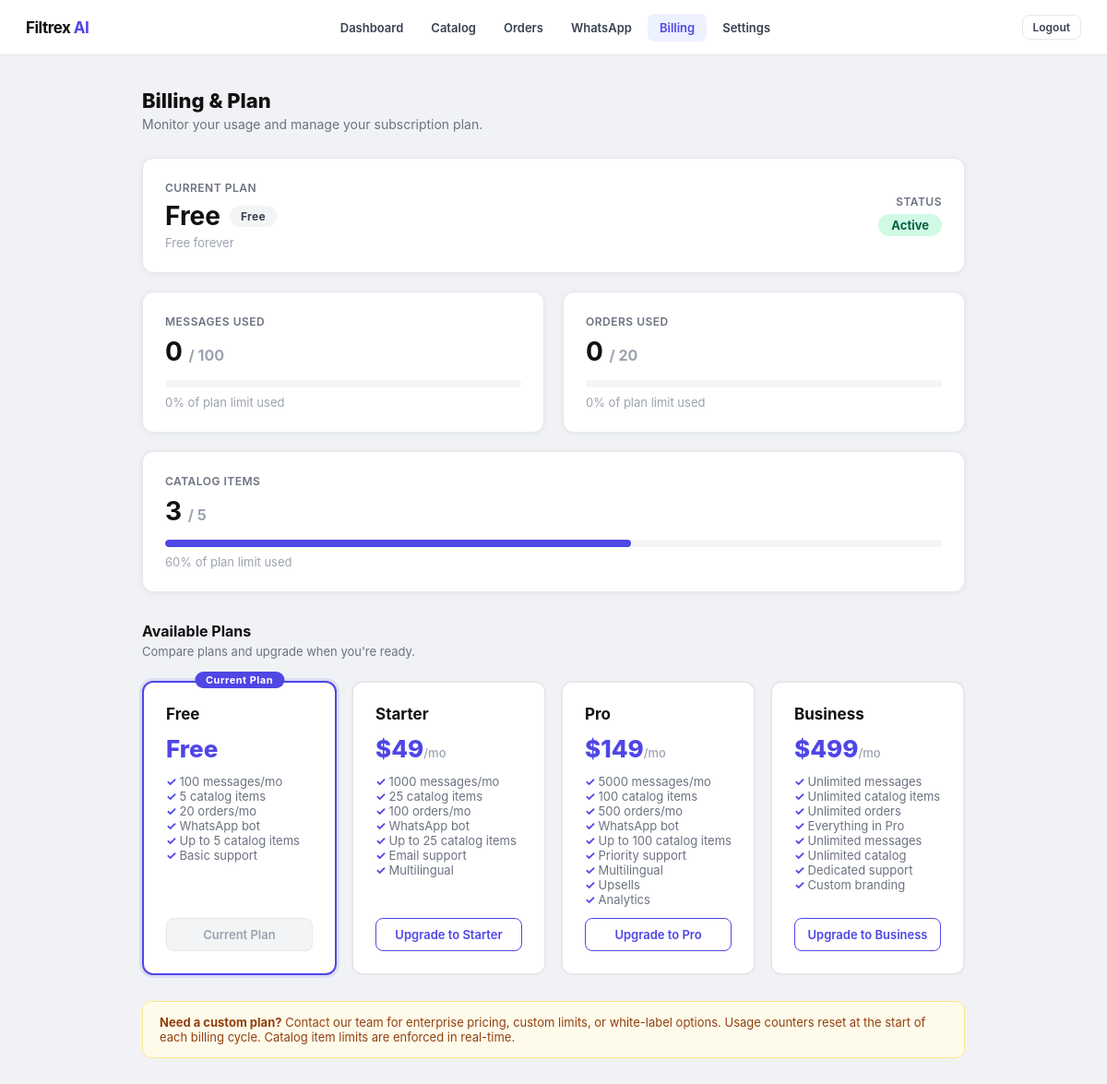
The page /admin/billing (signed in) on the database its author committed.
### tables this page shows
CREATE TABLE subscription_plans (
                id                 INTEGER PRIMARY KEY AUTOINCREMENT,
                name               TEXT NOT NULL,
                price_monthly      REAL NOT NULL DEFAULT 0,
                max_messages       INTEGER NOT NULL DEFAULT 100,
                max_catalog_items  INTEGER NOT NULL DEFAULT 5,
                max_orders         INTEGER NOT NULL DEFAULT 20,
                features_json      TEXT DEFAULT '[]',
                is_active          INTEGER DEFAULT 1
            );

CREATE TABLE client_subscriptions (
                id             INTEGER PRIMARY KEY AUTOINCREMENT,
                client_id      INTEGER NOT NULL,
                plan_id        INTEGER NOT NULL,
                status         TEXT NOT NULL DEFAULT 'active',
                started_at     TEXT DEFAULT CURRENT_TIMESTAMP,
                expires_at     TEXT,
                messages_used  INTEGER DEFAULT 0,
                orders_used    INTEGER DEFAULT 0
            );

### app.py (the view)
@app.route("/admin/billing")
def admin_billing():
    guard = _admin_guard()
    if guard:
        return guard
    cid = _session_client_id()
    sub = get_client_subscription(cid)
    con = get_db_connection()
    try:
        catalog_count = con.execute(
            "SELECT COUNT(*) FROM catalogs WHERE client_id=?", (cid,)
        ).fetchone()[0]
        all_plans = con.execute(
            "SELECT * FROM subscription_plans WHERE is_active=1 ORDER BY price_monthly ASC"
        ).fetchall()
    finally:
        con.close()
    plans_list = []
    for p in all_plans:
        pd = dict(p)
        try:
            pd["features"] = json.loads(pd.get("features_json") or "[]")
        except Exception:
            pd["features"] = []
        plans_list.append(pd)
    _plan_display = sub.get("plan_name") if sub else "none"
    print(f"[BILLING_PLAN] admin_billing client={cid} plan={_plan_display!r}")
    return render_template(
        "admin/billing.html",
        sub=sub,
        catalog_count=catalog_count,
        all_plans=plans_list,
        active="billing"
    )

### app.py (called while the page is built)
def get_db_connection():
    con = sqlite3.connect(DB_FILE, timeout=10)
    con.row_factory = sqlite3.Row
    return con

def _session_client_id():
    cid = session.get("client_id")
    return int(cid) if cid else CLIENT_ID

def _admin_guard():
    if not session.get("logged_in"):
        return redirect(url_for("login"))
    cid = session.get("client_id")
    if cid:
        print(f"[AUTH_CLIENT_ID] client_id={cid} path={request.path}")
    return None

### templates/admin/billing.html (shortened to what this page needs)
{% extends "admin/layout.html" %}
{% block content %}
<div style="max-width:900px; margin:0 auto; padding:0 4px;">
  <h1 style="font-size:22px; font-weight:800; color:#111; margin-bottom:4px;">Billing &amp; Plan</h1>
  <p style="font-size:14px; color:#6b7280; margin-bottom:28px;">
    Monitor your usage and manage your subscription plan.
  </p>
  {% if sub %}
    {% set pct_msg  = ((sub.messages_used / sub.max_messages * 100) | int) if sub.max_messages > 0 else 0 %}
    {% set pct_ord  = ((sub.orders_used   / sub.max_orders   * 100) | int) if sub.max_orders   > 0 else 0 %}
    {% set pct_cat  = ((catalog_count     / sub.max_catalog_items * 100) | int) if sub.max_catalog_items > 0 else 0 %}
    <div class="billing-grid">
      <div class="stat-card" style="grid-column:1/-1">
        <div style="display:flex; align-items:center; justify-content:space-between; flex-wrap:wrap; gap:12px;">
          <div>
            <div class="stat-label">Current Plan</div>
            <div style="display:flex; align-items:center; gap:10px; margin-top:6px;">
              <span class="stat-value">{{ sub.plan_name }}</span>
              <span class="plan-badge badge-{{ sub.plan_name | lower }}">{{ sub.plan_name }}</span>
            </div>
            <div class="stat-sub" style="margin-top:4px;">
              {% if sub.price_monthly == 0 %}Free forever
              {% else %}${{ sub.price_monthly }}/month{% endif %}
            </div>
          </div>
          <div style="text-align:right;">
            <div class="stat-label">Status</div>
            <span style="display:inline-block; margin-top:6px; padding:4px 14px;
              border-radius:999px; font-size:13px; font-weight:700;
              background:{% if sub.status=='active' %}#d1fae5{% else %}#fee2e2{% endif %};
              color:{% if sub.status=='active' %}#065f46{% else %}#991b1b{% endif %};">
              {{ sub.status | title }}
            </span>
          </div>
        </div>
      </div>
      <div class="stat-card">
        <div class="stat-label">Messages Used</div>
        {% if sub.max_messages == -1 %}
          <div class="stat-value">{{ sub.messages_used }}</div>
          <div class="stat-sub">Unlimited</div>
        {% else %}
          <div class="stat-value">{{ sub.messages_used }} <span style="font-size:16px; color:#9ca3af;">/ {{ sub.max_messages }}</span></div>
          <div class="progress-bar-wrap">
          </div>
          <div class="stat-sub">{{ pct_msg }}% of plan limit used</div>
        {% endif %}
      </div>
      <div class="stat-card">
        <div class="stat-label">Orders Used</div>
        {% if sub.max_orders == -1 %}
          <div class="stat-value">{{ sub.orders_used }}</div>
          <div class="stat-sub">Unlimited</div>
        {% else %}
          <div class="stat-value">{{ sub.orders_used }} <span style="font-size:16px; color:#9ca3af;">/ {{ sub.max_orders }}</span></div>
          <div class="progress-bar-wrap">
          </div>
          <div class="stat-sub">{{ pct_ord }}% of plan limit used</div>
        {% endif %}
      </div>
      <div class="stat-card" style="grid-column:1/-1">
        <div class="stat-label">Catalog Items</div>
        {% if sub.max_catalog_items == -1 %}
          <div class="stat-value">{{ catalog_count }}</div>
          <div class="stat-sub">Unlimited</div>
        {% else %}
          <div class="stat-value">{{ catalog_count }} <span style="font-size:16px; color:#9ca3af;">/ {{ sub.max_catalog_items }}</span></div>
          <div class="progress-bar-wrap">
            <div class="progress-bar {% if pct_cat >= 90 %}over{% elif pct_cat >= 70 %}warn{% endif %}"
                 style="width:{{ [pct_cat, 100] | min }}%"></div>
          </div>
          <div class="stat-sub">{{ pct_cat }}% of plan limit used</div>
        {% endif %}
      </div>
    </div>
  {% else %}
    <div class="info-note">No active subscription found. Contact support.</div>
  {% endif %}
  <div class="section-title">Available Plans</div>
  <div class="section-sub">Compare plans and upgrade when you're ready.</div>
  <div class="plans-grid">
    {% for plan in all_plans %}
      {% set is_current = sub and sub.plan_id == plan.id %}
      <div class="plan-card {% if is_current %}current{% endif %}">
        {% if is_current %}<div class="plan-card-current-label">Current Plan</div>{% endif %}
        <div class="plan-card-name">{{ plan.name }}</div>
        <div class="plan-card-price">
          {% if plan.price_monthly == 0 %}Free
          {% else %}${{ plan.price_monthly | int }}<span>/mo</span>{% endif %}
        </div>
        <div class="plan-card-limits">
          <ul style="margin:0; padding:0;">
            <li>{% if plan.max_messages == -1 %}Unlimited messages{% else %}{{ plan.max_messages | int }} messages/mo{% endif %}</li>
            <li>{% if plan.max_catalog_items == -1 %}Unlimited catalog items{% else %}{{ plan.max_catalog_items | int }} catalog items{% endif %}</li>
            <li>{% if plan.max_orders == -1 %}Unlimited orders{% else %}{{ plan.max_orders | int }} orders/mo{% endif %}</li>
            {% for feat in plan.features %}
            <li>{{ feat }}</li>
            {% endfor %}
          </ul>
        </div>
        {% if is_current %}
          <a class="btn-upgrade current-plan">Current Plan</a>
        {% else %}
          <a href="#" class="btn-upgrade"
             onclick="alert('Upgrade to {{ plan.name }} — payment integration coming soon. Contact support to upgrade.'); return false;">
            {% if sub and plan.price_monthly > sub.price_monthly %}Upgrade to {{ plan.name }}
            {% elif sub and plan.price_monthly < sub.price_monthly %}Downgrade to {{ plan.name }}
            {% else %}Switch to {{ plan.name }}{% endif %}
          </a>
        {% endif %}
      </div>
    {% endfor %}
  </div>
  <div class="info-note" style="margin-top:28px;">
    <strong>Need a custom plan?</strong> Contact our team for enterprise pricing, custom limits, or white-label options.
    Usage counters reset at the start of each billing cycle.
    Catalog item limits are enforced in real-time.
  </div>
</div>
{% endblock %}

### templates/admin/layout.html (shortened to what this page needs)
<!DOCTYPE html>
<html lang="en">
<head>
</head>
<body>
<nav class="nav">
  <div class="nav-brand">Filtrex <span>AI</span></div>
  <div class="nav-links">
    <a href="/admin/dashboard" class="nav-link {% if active=='dashboard' %}active{% endif %}">Dashboard</a>
    <a href="/admin/catalog" class="nav-link {% if active=='catalog' %}active{% endif %}">Catalog</a>
    <a href="/admin/orders" class="nav-link {% if active=='orders' %}active{% endif %}">Orders</a>
    <a href="/admin/connect-whatsapp" class="nav-link {% if active=='whatsapp' %}active{% endif %}">WhatsApp</a>
    <a href="/admin/billing" class="nav-link {% if active=='billing' %}active{% endif %}">Billing</a>
    <a href="/admin/settings" class="nav-link {% if active=='settings' %}active{% endif %}">Settings</a>
  </div>
  <div class="nav-right">
    <a href="/logout" class="btn btn-ghost btn-sm">Logout</a>
  </div>
</nav>
<div class="shell">
  {% block content %}{% endblock %}
</div>
</body>
</html>

### templates/admin/layout.html (style rules this page uses)
*,*::before,*::after { box-sizing:border-box;margin:0;padding:0 }
body { font-family:-apple-system,BlinkMacSystemFont,"Segoe UI",Roboto,sans-serif;background:#f0f2f5;min-height:100vh;color:#111 }
a { color:inherit;text-decoration:none }
.nav { background:#fff;border-bottom:1px solid #e5e7eb;height:60px;display:flex;align-items:center;justify-content:space-between;padding:0 28px;position:sticky;top:0;z-index:100 }
.nav-brand { font-size:17px;font-weight:700;letter-spacing:-.5px }
.nav-brand span { color:#4f46e5 }
.nav-links { display:flex;gap:4px;align-items:center }
.nav-link { padding:7px 13px;font-size:13px;font-weight:600;border-radius:7px;color:#374151;transition:background .12s }
.nav-link.active { background:#eef2ff;color:#4f46e5 }
.nav-right { display:flex;gap:8px }
.btn { display:inline-flex;align-items:center;gap:6px;padding:8px 16px;font-size:13px;font-weight:600;border-radius:8px;cursor:pointer;border:none;transition:background .12s,color .12s }
.btn-ghost { background:transparent;color:#374151;border:1.5px solid #e5e7eb }
.btn-sm { padding:5px 11px;font-size:12px }
.shell { max-width:1040px;margin:0 auto;padding:36px 24px }
.stat-card { background:#fff;border-radius:12px;box-shadow:0 1px 6px rgba(0,0,0,.06);padding:22px 20px }
.stat-label { font-size:12px;font-weight:600;color:#6b7280;text-transform:uppercase;letter-spacing:.06em }

### templates/admin/billing.html (style rules this page uses)
.billing-grid { display: grid; grid-template-columns: 1fr 1fr; gap: 20px; margin-bottom: 32px; }
.stat-card { background: #fff; border-radius: 12px; border: 1px solid #e5e7eb; padding: 24px; display: flex; flex-direction: column; gap: 8px; }
.stat-label { font-size: 12px; font-weight: 600; color: #6b7280; text-transform: uppercase; letter-spacing: .5px; }
.stat-value { font-size: 28px; font-weight: 700; color: #111; }
.stat-sub { font-size: 13px; color: #9ca3af; }
.progress-bar-wrap { background: #f3f4f6; border-radius: 999px; height: 8px; overflow: hidden; margin-top: 6px; }
.progress-bar { height: 8px; border-radius: 999px; background: #4f46e5; transition: width .4s; }
.plan-badge { display: inline-block; padding: 4px 12px; border-radius: 999px; font-size: 12px; font-weight: 700; letter-spacing: .3px; }
.badge-free { background: #f3f4f6; color: #374151; }
.plans-grid { display: grid; grid-template-columns: repeat(auto-fit, minmax(200px, 1fr)); gap: 16px; margin-top: 24px; }
.plan-card { border: 2px solid #e5e7eb; border-radius: 12px; padding: 24px; background: #fff; display: flex; flex-direction: column; gap: 12px; transition: border-color .2s, box-shadow .2s; position: relative; }
.plan-card.current { border-color: #4f46e5; box-shadow: 0 0 0 3px rgba(79,70,229,.12); }
.plan-card-name { font-size: 17px; font-weight: 700; color: #111; }
.plan-card-price { font-size: 26px; font-weight: 800; color: #4f46e5; }
.plan-card-price span { font-size: 13px; font-weight: 500; color: #9ca3af; }
.plan-card-limits { font-size: 13px; color: #6b7280; display: flex; flex-direction: column; gap: 4px; }
.plan-card-limits li { list-style: none; padding-left: 0; }
.plan-card-limits li::before { content: "✓ "; color: #4f46e5; font-weight: 700; }
.plan-card-current-label { position: absolute; top: -12px; left: 50%; transform: translateX(-50%); background: #4f46e5; color: #fff; font-size: 11px; font-weight: 700; padding: 2px 12px; border-radius: 999px; letter-spacing: .5px; white-space: nowrap; }
.btn-upgrade { display: block; text-align: center; padding: 9px 12px; border-radius: 8px; font-size: 13px; font-weight: 600; cursor: pointer; border: 1.5px solid #4f46e5; color: #4f46e5; background: #fff; text-decoration: none; transition: all .15s; margin-top: auto; }
.btn-upgrade.current-plan { background: #f3f4f6; border-color: #e5e7eb; color: #9ca3af; cursor: default; }
.section-title { font-size: 16px; font-weight: 700; color: #111; margin-bottom: 4px; }
.section-sub { font-size: 13px; color: #6b7280; margin-bottom: 20px; }
.info-note { background: #fffbeb; border: 1px solid #fde68a; border-radius: 10px; padding: 14px 18px; font-size: 13px; color: #92400e; margin-top: 24px; }

### rows shown on the page
subscription_plans: plan_name "Free", max_messages "100", max_orders "20", max_catalog_items "5", shows "Current Plan", name "Free", price_monthly "Free", features "WhatsApp bot" "Up to 5 catalog items" "Basic support"
client_subscriptions: status "Active", messages_used "0", orders_used "0"
subscription_plans: name "Starter", price_monthly "49", max_messages "1000", max_catalog_items "25", max_orders "100", features "WhatsApp bot" "Up to 25 catalog items" "Email support" "Multilingual"
subscription_plans: name "Pro", price_monthly "149", max_messages "5000", max_catalog_items "100", max_orders "500", features "WhatsApp bot" "Up to 100 catalog items" "Priority support" "Multilingual" "Upsells" "Analytics"
subscription_plans: name "Business", price_monthly "499", max_messages "Unlimited messages", max_catalog_items "Unlimited catalog items", max_orders "Unlimited orders", features "Everything in Pro" "Unlimited messages" "Unlimited catalog" "Dedicated support" "Custom branding"

### other values the page prints
{{ pct_msg }} "0"
{{ pct_ord }} "0"
{{ catalog_count }} "3"
{{ pct_cat }} "60"
